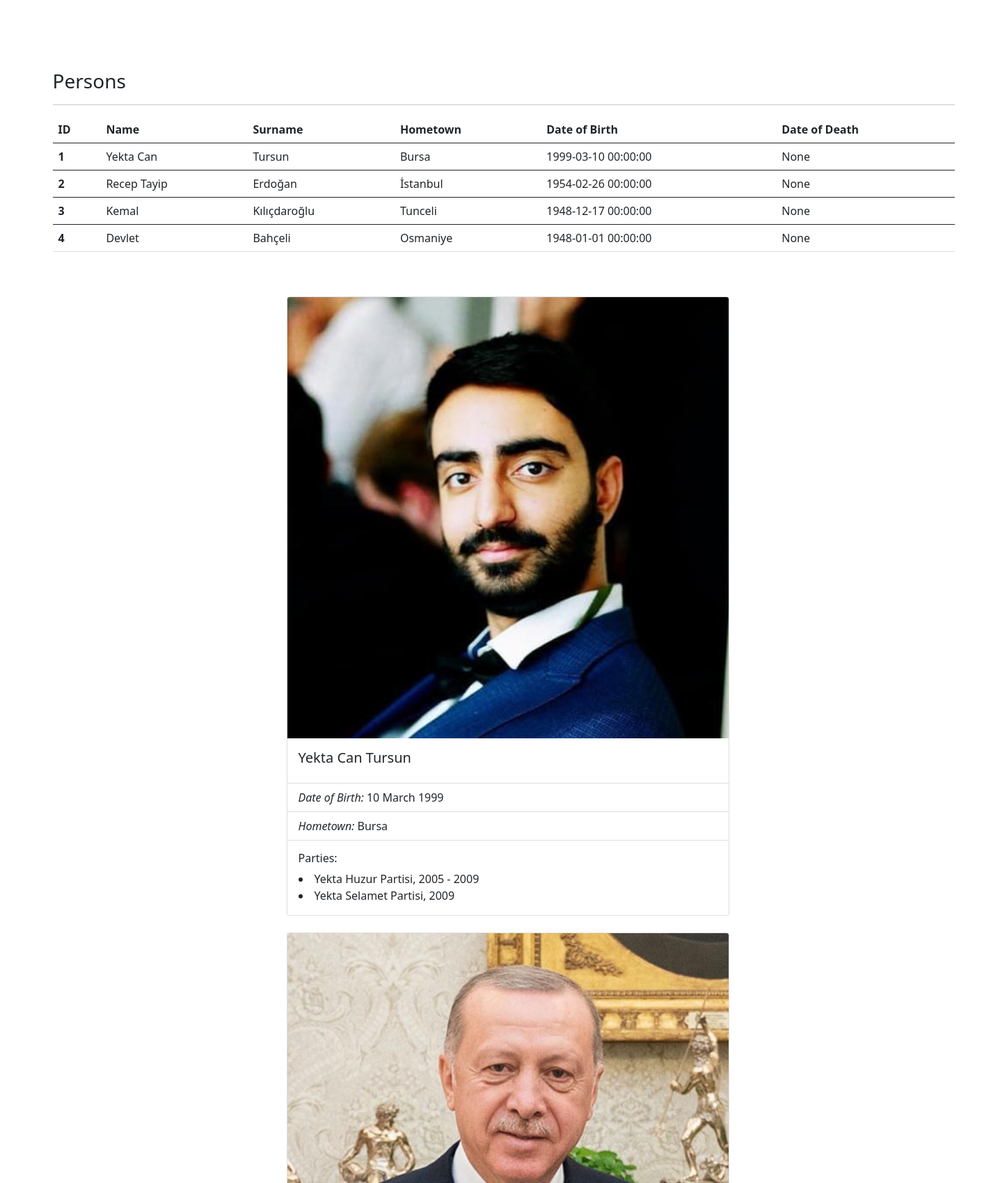
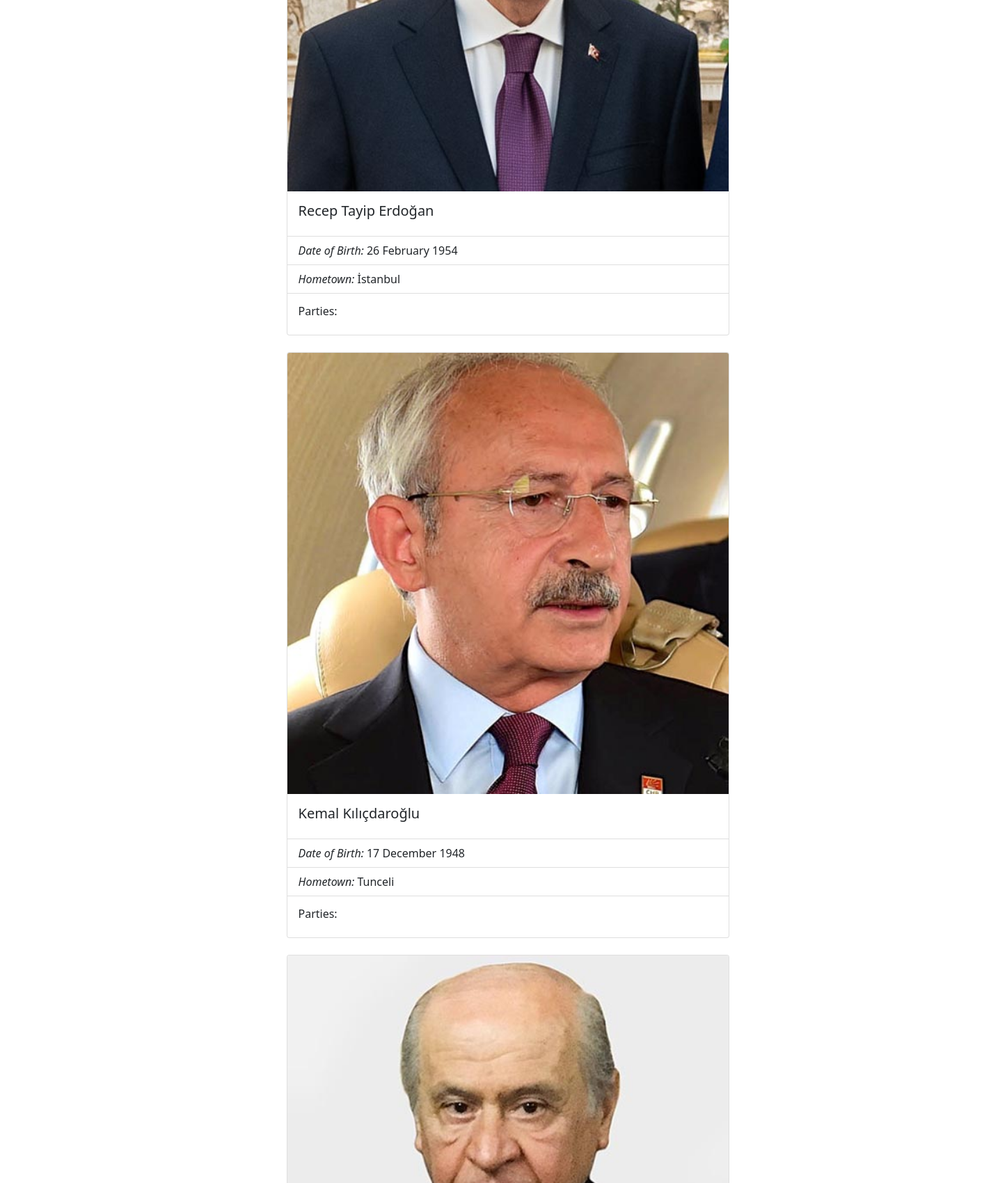
The page / (upper part) on the database its author committed (2 pictures, top to bottom).
### todo.py (models this page shows)
class Person(db.Model):
    __tablename__ = 'Person'
    id = Column(Integer, primary_key=True)
    Name = Column(String(80))
    Surname = Column(String(80))
    Hometown = Column(String(80))
    Date_of_Birth = Column(DateTime)
    Date_of_Death = Column(DateTime)
    img = Column(String(80))
    parties = relationship("Leader")

class Party(db.Model):
    __tablename__ = 'Party'
    id = Column(Integer, primary_key=True)
    Name = Column(String(80))
    Foundation_Date = Column(DateTime)
    Dissolution_Date = Column(DateTime)
    img = Column(String(80))
    parties = relationship("Leader")

class Leader(db.Model):
    __tablename__ = 'Leader'
    id = Column(Integer, primary_key=True)
    Date_Started = Column(DateTime)
    Date_Ended = Column(DateTime)
    person_id = Column(Integer, ForeignKey('Person.id'))
    party_id = Column(Integer, ForeignKey('Party.id'))

### todo.py (the view)
@app.route("/")
def index():
    persons = Person.query.all()
    party = Party.query.all()
    return render_template("index2.html", persons=persons, party=party)

### templates/index2.html (shortened to what this page needs)
<html lang="en">
<head>
    <link href="https://cdn.jsdelivr.net/npm/bootstrap@5.0.0-beta1/dist/css/bootstrap.min.css" rel="stylesheet">
</head>
<body>
    <div style= "margin-top: 100px;" class="container">
        <h3>Persons</h3>
        <hr>
        <table class="table">
            <thead>
              <tr>
                <th scope="col">ID</th>
                <th scope="col">Name</th>
                <th scope="col">Surname</th>
                <th scope="col">Hometown</th>
                <th scope="col">Date of Birth</th>
                <th scope="col">Date of Death</th>
              </tr>
            </thead>
             {% for person in  persons%}
            <tbody>
                    <th scope="row"> {{person.id}}</th>
                    <td>{{person.Name}}</td>
                    <td>{{person.Surname}}</td>
                    <td>{{person.Hometown}}</td>
                    <td>{{person.Date_of_Birth}}</td>
                    <td>{{person.Date_of_Death}}</td>
            </tbody>
           {% endfor %}
        </table>
        <br><br>
        <div style= "margin-left: 25%;" class="container">
            {% for person in  persons%}
            <div class="col-sm-6">
              <div class="card">
                <img class="card-img-top" style="size:1px" src="{{url_for('static', filename=person.img)}}" alt="Card image cap">
                <div class="card-body">
                  <h5 class="card-title">{{person.Name}} {{person.Surname}}</h5>
                </div>
                <ul class="list-group list-group-flush">
                    <li class="list-group-item"><i>Date of Birth:</i> {{person.Date_of_Birth.date().day}} {{person.Date_of_Birth.date().strftime("%B")}} {{person.Date_of_Birth.date().year}}</li>
                    <li class="list-group-item"><i>Hometown:</i> {{person.Hometown}}</li>
                  </ul>
                  <div class="card-body">
                  <h6 class="card-title">Parties: </h6>
                   {% for i in  person.parties%}
                   <li>{{party[i.party_id-1].Name}}, {{i.Date_Started.date().year}}
                   {% if i.Date_Ended%}
                    - {{i.Date_Ended.date().year}}
                    {% else %}
                   </li>
                   {% endif %}
                   {% endfor %}
                </div>
              </div>
            </div>
            <br>
            {% endfor %}
            </div>
</div></div>
</body>
</html>

### rows shown on the page
Person: id "1", Name "Yekta Can", Surname "Tursun", Hometown "Bursa", Date_of_Birth "1999-03-10 00:00:00", Date_of_Death "None", img (picture), Date_of_Birth "10", Date_of_Birth "March", Date_of_Birth "1999"
Person: id "2", Name "Recep Tayip", Surname "Erdoğan", Hometown "İstanbul", Date_of_Birth "1954-02-26 00:00:00", Date_of_Death "None", img (picture), Date_of_Birth "26", Date_of_Birth "February", Date_of_Birth "1954"
Person: id "3", Name "Kemal", Surname "Kılıçdaroğlu", Hometown "Tunceli", Date_of_Birth "1948-12-17 00:00:00", Date_of_Death "None", img (picture), Date_of_Birth "17", Date_of_Birth "December", Date_of_Birth "1948"
Person: id "4", Name "Devlet", Surname "Bahçeli", Hometown "Osmaniye", Date_of_Birth "1948-01-01 00:00:00", Date_of_Death "None", img (picture)
Leader: Date_Started "2005", Date_Ended "2009"
Party: Name "Yekta Huzur Partisi"
Leader: Date_Started "2009"
Party: Name "Yekta Selamet Partisi"
